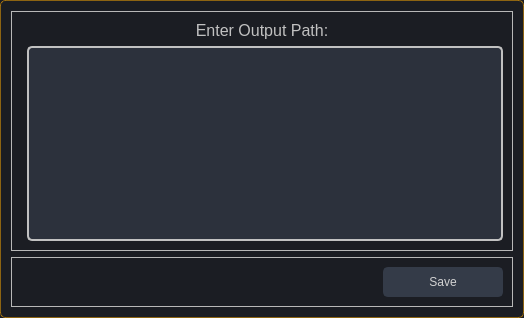
<?xml version="1.0" encoding="UTF-8"?>
<ui version="4.0">
 <class>Output_Path_Dialog</class>
 <widget class="QDialog" name="Output_Path_Dialog">
  <property name="windowModality">
   <enum>Qt::ApplicationModal</enum>
  </property>
  <property name="geometry">
   <rect>
    <x>0</x>
    <y>0</y>
    <width>524</width>
    <height>318</height>
   </rect>
  </property>
  <property name="windowTitle">
   <string>Dialog</string>
  </property>
  <property name="styleSheet">
   <string notr="true">QDialog{
	background-color: rgb(27, 29, 35);
border:1px solid rgba(255, 170, 0,0.5);
border-radius:5px}
/* LINE EDIT */
QTextEdit {
	background-color: rgb(44, 49, 60);
	border-radius: 5px;
	border: 2px solid rgb(193, 193, 193);
    padding:3px;
	padding-left: 10px;
}
QTextEdit:hover {
	border: 2px solid rgb(64, 71, 88);
}
QTextEdit:focus {
	border: 2px solid rgb(91, 101, 124);
}
QPushButton {
	border: 2px solid rgb(52, 59, 72);
	border-radius: 5px;	
	background-color: rgb(52, 59, 72);
	color: rgb(210, 210, 210);
}
QPushButton:hover {
	background-color: rgb(57, 65, 80);
	border: 2px solid rgb(61, 70, 86);
}
QPushButton:pressed {	
	background-color: rgb(35, 40, 49);
	border: 2px solid rgb(43, 50, 61);
}
</string>
  </property>
  <property name="modal">
   <bool>true</bool>
  </property>
  <layout class="QGridLayout" name="gridLayout_3">
   <item row="1" column="0">
    <widget class="QFrame" name="frame_2">
     <property name="maximumSize">
      <size>
       <width>16777215</width>
       <height>50</height>
      </size>
     </property>
     <property name="frameShape">
      <enum>QFrame::StyledPanel</enum>
     </property>
     <property name="frameShadow">
      <enum>QFrame::Raised</enum>
     </property>
     <layout class="QHBoxLayout" name="horizontalLayout">
      <item>
       <spacer name="horizontalSpacer">
        <property name="orientation">
         <enum>Qt::Horizontal</enum>
        </property>
        <property name="sizeHint" stdset="0">
         <size>
          <width>40</width>
          <height>20</height>
         </size>
        </property>
       </spacer>
      </item>
      <item>
       <widget class="QPushButton" name="save_btn">
        <property name="minimumSize">
         <size>
          <width>120</width>
          <height>30</height>
         </size>
        </property>
        <property name="font">
         <font>
          <pointsize>9</pointsize>
         </font>
        </property>
        <property name="text">
         <string>Save</string>
        </property>
        <property name="icon">
         <iconset resource="../../files.qrc">
          <normaloff>:/16x16/icons/16x16/cil-save.png</normaloff>:/16x16/icons/16x16/cil-save.png</iconset>
        </property>
       </widget>
      </item>
     </layout>
    </widget>
   </item>
   <item row="0" column="0">
    <widget class="QFrame" name="frame">
     <property name="styleSheet">
      <string notr="true">color: rgb(193, 193, 193);</string>
     </property>
     <property name="frameShape">
      <enum>QFrame::StyledPanel</enum>
     </property>
     <property name="frameShadow">
      <enum>QFrame::Raised</enum>
     </property>
     <layout class="QGridLayout" name="gridLayout">
      <item row="0" column="0" colspan="2">
       <widget class="QLabel" name="title_label">
        <property name="font">
         <font>
          <pointsize>12</pointsize>
         </font>
        </property>
        <property name="text">
         <string>Enter Output Path:</string>
        </property>
        <property name="alignment">
         <set>Qt::AlignCenter</set>
        </property>
       </widget>
      </item>
      <item row="1" column="1">
       <widget class="QTextEdit" name="output_path_textEdit">
        <property name="font">
         <font>
          <pointsize>12</pointsize>
         </font>
        </property>
       </widget>
      </item>
     </layout>
    </widget>
   </item>
  </layout>
 </widget>
 <resources>
  <include location="../../files.qrc"/>
 </resources>
 <connections/>
</ui>
